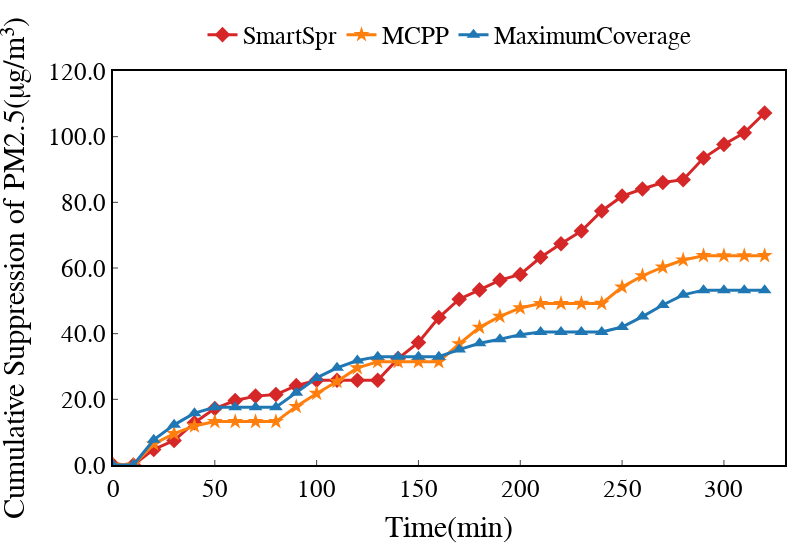

The notebook cell this image was saved under:
### Code cell
width = 800
height = 550
linewidth = 3
markersize = 12
colors_dict = ['#d62728', '#ff7f0e', '#1f77b4']
markersymbol={'FH':2, 'HEUR':'star', 'DDRL':5}
linetype = {'Low':'dot','Medium':'dashdot','High':'solid'}
labels = []
Time_deadline = 33
for i in range(Time_deadline):
    labels.append(int(i*10))

xtitle = 'Time(min)'
ytitle = 'Cumulative Suppression of PM2.5(μg/m³)'

fig = go.Figure()

fig.add_trace(go.Scatter(
    x=labels, 
    y=strategy_effect[0][1][3][0:Time_deadline], 
    name='SmartSpr', 
    mode='lines+markers', 
    marker=dict(size=markersize, symbol=markersymbol['FH']),line=dict(color=colors_dict[0], width=linewidth),))
fig.add_trace(go.Scatter(
    x=labels, 
    y=strategy_effect[1][1][3][0:Time_deadline], 
    name='MCPP', 
    mode='lines+markers', 
    marker=dict(size=markersize, symbol=markersymbol['HEUR']),line=dict(color=colors_dict[1], width=linewidth),))
fig.add_trace(go.Scatter(
    x=labels, 
    y=strategy_effect[2][1][3][0:Time_deadline], 
    name='MaximumCoverage', 
    mode='lines+markers', 
    marker=dict(size=markersize, symbol=markersymbol['DDRL']),line=dict(color=colors_dict[2], width=linewidth),))

fig = line_update_fig(fig, xtitle, ytitle, width=width, height=height)
fig.update_xaxes(title_text=xtitle, title_font=dict(size=30),tickfont=dict(size=25),showgrid=False)
fig.update_yaxes(title_text=ytitle, title_font=dict(size=30),tickfont=dict(size=25),showgrid=False)
fig.update_layout(
    xaxis=dict(range=[0, 330]),
    yaxis=dict(range=[0, 120]),
    legend=dict(font=dict(size=25), x=0.5, y=1.15)) # name size
fig.show()
filename = './outputs/png/line_timeCumulateEffect-teamsize2-linetype.png'
print(filename)
fig.write_image(filename, scale=1)

### Figure 1 — Plotly figure (JSON) as saved in the notebook; plotly's stock layout.template omitted (floating-point values rounded to 4 significant figures)
{"data": [{"line": {"color": "#d62728", "width": 3}, "marker": {"size": 12, "symbol": 2}, "mode": "lines+markers", "name": "SmartSpr", "type": "scatter", "x": [0, 10, 20, 30, 40, 50, 60, 70, 80, 90, 100, 110, 120, 130, 140, 150, 160, 170, 180, 190, 200, 210, 220, 230, 240, 250, 260, 270, 280, 290, 300, 310, 320], "y": [0, 0, 4.741, 7.471, 12.89, 17.2, 19.63, 20.98, 21.45, 24.17, 25.82, 25.81, 25.8, 25.8, 32.4, 37.32, 44.9, 50.49, 53.33, 56.3, 58.02, 63.27, 67.37, 71.26, 77.38, 81.88, 84.05, 86.04, 86.89, 93.49, 97.64, 101.2, 107.2]}, {"line": {"color": "#ff7f0e", "width": 3}, "marker": {"size": 12, "symbol": "star"}, "mode": "lines+markers", "name": "MCPP", "type": "scatter", "x": [0, 10, 20, 30, 40, 50, 60, 70, 80, 90, 100, 110, 120, 130, 140, 150, 160, 170, 180, 190, 200, 210, 220, 230, 240, 250, 260, 270, 280, 290, 300, 310, 320], "y": [0, -0.009058, 6.386, 9.541, 11.89, 13.21, 13.21, 13.21, 13.22, 17.8, 21.79, 25.42, 29.57, 31.46, 31.47, 31.46, 31.47, 36.92, 41.93, 45.26, 47.84, 49.18, 49.19, 49.2, 49.21, 54.19, 57.64, 60.24, 62.44, 63.74, 63.74, 63.73, 63.74]}, {"line": {"color": "#1f77b4", "width": 3}, "marker": {"size": 12, "symbol": 5}, "mode": "lines+markers", "name": "MaximumCoverage", "type": "scatter", "x": [0, 10, 20, 30, 40, 50, 60, 70, 80, 90, 100, 110, 120, 130, 140, 150, 160, 170, 180, 190, 200, 210, 220, 230, 240, 250, 260, 270, 280, 290, 300, 310, 320], "y": [0, -0.004527, 7.692, 12.22, 15.78, 17.57, 17.58, 17.58, 17.58, 22.04, 26.53, 29.6, 31.82, 33.0, 33.0, 33.01, 33.01, 35.15, 37.06, 38.32, 39.7, 40.48, 40.48, 40.48, 40.49, 42.01, 45.19, 48.73, 51.82, 53.25, 53.25, 53.25, 53.25]}], "layout": {"font": {"color": "rgb(0, 0, 0)", "family": "Arial", "size": 30}, "height": 550, "legend": {"font": {"size": 25}, "orientation": "h", "title": {"text": ""}, "x": 0.5, "xanchor": "center", "y": 1.15, "yanchor": "top"}, "margin": {"b": 15, "l": 15, "r": 15, "t": 15}, "plot_bgcolor": "rgb(255,255,255)", "width": 800, "xaxis": {"gridcolor": "rgb(200, 200, 200)", "linecolor": "rgb(0, 0, 0)", "linewidth": 2, "mirror": true, "range": [0, 330], "showgrid": false, "showline": true, "tickfont": {"size": 25}, "ticks": "inside", "title": {"font": {"size": 30}, "text": "Time(min)"}}, "yaxis": {"gridcolor": "rgb(200, 200, 200)", "linecolor": "rgb(0, 0, 0)", "linewidth": 2, "mirror": true, "range": [0, 120], "showgrid": false, "showline": true, "tickfont": {"size": 25}, "tickformat": ".1f", "ticks": "inside", "title": {"font": {"size": 30}, "text": "Cumulative Suppression of PM2.5(μg/m³)"}}}}
